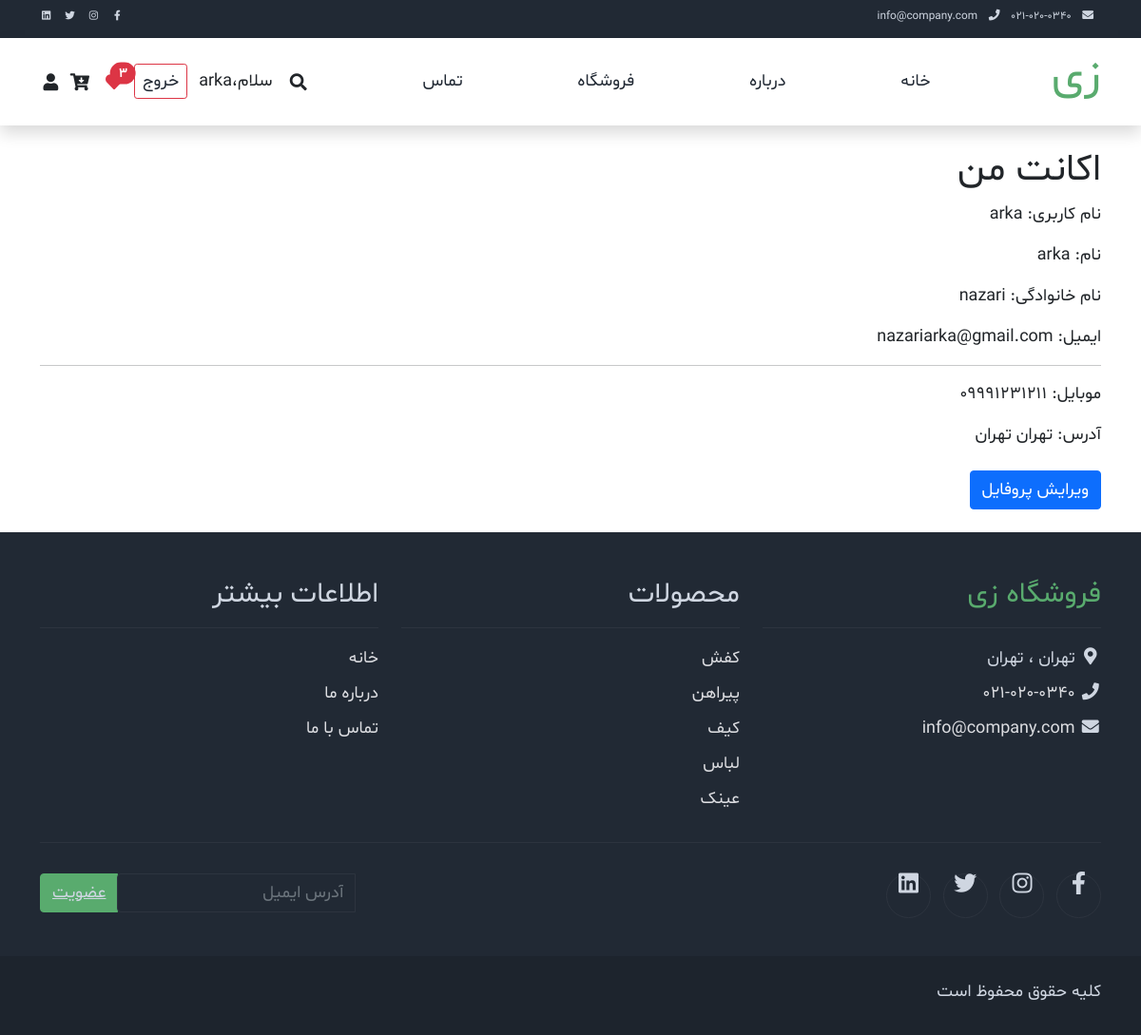
/accounts/profile/ (signed in), run on the app's committed database.
### accounts/models.py (models this page shows, shortened)
class Profile(models.Model):
    user=models.OneToOneField(User,on_delete=models.CASCADE)
    phone=models.CharField(max_length=20,blank=True)
    address=models.TextField(blank=True)
    favorites_products=models.ManyToManyField('shop.product',blank=True,related_name='favorited_by')

### shop/models.py (models this page shows, shortened)
class Category(models.Model):
    name=models.CharField(max_length=200)
    slug=models.SlugField(max_length=140,unique=True,blank=True)
    description=models.TextField(blank=True,null=True)
    created_at=models.DateTimeField(auto_now_add=True)
    updated_at = models.DateTimeField(auto_now=True)
    is_active= models.BooleanField(default=True)
    sort_order=models.PositiveIntegerField(default=0)
    image=models.ImageField(upload_to='categories/%Y/%m/%d/',blank=True,null=True)
    is_featured=models.BooleanField(default=False)

### accounts/views.py (the view)
# urls.py: path('profile/',views.profile_view,name='profile'),#www.ArkaMarket.com/accounts/profile/
def profile_view(request):
    if request.user.is_authenticated:
        profile, _ = Profile.objects.get_or_create(user=request.user)
        return render(request, "registration/profile.html", {"profile": profile})
    else:
        return redirect("accounts:login")

### shop/context_processors.py (called while the page is built)
def categories_processor(request):
    try:
        categories = Category.objects.all()
        return {
            'categories': categories
        }
    except Exception as e:
        print(f"Error in categories_processor : {e}")
        return {'categories':[]}

def brands_processor(request):
    try:
        brands=list(Brand.objects.all())
        all_brands=[brands[i:i+4]for i in range(0,len(brands),4)]
        return {
            'all_brands': all_brands
        }
    except Exception as e:
        print(f"Error in brands_processor : {e}")
        return {'brands':[]}

### templates/registration/profile.html (shortened to what this page needs)
{% extends 'base.html' %}
{% block content %}
<div class="container py-4">
    <h1> اکانت من</h1>
    <p>نام کاربری: {{ request.user.username }}</p>
    {% if request.user.first_name %}
        <p>نام: {{ request.user.first_name }}</p>
    {% endif %}
    {% if request.user.last_name %}
        <p>نام خانوادگی: {{ request.user.last_name }}</p>
    {% endif %}
    <p>ایمیل: {{ request.user.email }}</p>
    <hr>
    {% if profile.phone %}
    <p>موبایل: {{ profile.phone }}</p>
    {% endif %}
    {% if profile.address %}
    <p>آدرس: {{ profile.address }}</p>
    {% endif %}
    <a href="{% url 'accounts:profile_edit' %}" class="btn btn-primary mt-2">
        ویرایش پروفایل
    </a>
</div>
{% endblock %}

### templates/partials/_navbar.html (shortened to what this page needs)
{%load static %}
<head>
    <link rel="stylesheet" href="{%static 'css/bootstrap.min.css'%}">
    <link rel="stylesheet" href="{%static 'css/templatemo.css'%}">
    <link rel="stylesheet" href="{%static 'css/custom.css'%}">
    <link rel="stylesheet" href="{%static 'css/fontawesome.min.css'%}">
    <link rel="stylesheet" href="{%static 'css/fonts.css'%}">
    <nav class="navbar navbar-expand-lg bg-dark navbar-light d-none d-lg-block" id="templatemo_nav_top">
        <div class="container text-light">
            <div class="w-100 d-flex justify-content-between">
                <div>
                    <i class="fa fa-envelope mx-2"></i>
                    <a class="navbar-sm-brand text-light text-decoration-none" href="mailto:info@company.com">info@company.com</a>
                    <i class="fa fa-phone mx-2"></i>
                    <a class="navbar-sm-brand text-light text-decoration-none" href="tel:010-020-0340">021-020-0340</a>
                </div>
                <div>
                    <a class="text-light" href="https://fb.com/templatemo" target="_blank" rel="sponsored"><i class="fab fa-facebook-f fa-sm fa-fw me-2"></i></a>
                    <a class="text-light" href="https://www.instagram.com/" target="_blank"><i class="fab fa-instagram fa-sm fa-fw me-2"></i></a>
                    <a class="text-light" href="https://twitter.com/" target="_blank"><i class="fab fa-twitter fa-sm fa-fw me-2"></i></a>
                    <a class="text-light" href="https://www.linkedin.com/" target="_blank"><i class="fab fa-linkedin fa-sm fa-fw"></i></a>
                </div>
            </div>
        </div>
    </nav>
    <nav class="navbar navbar-expand-lg navbar-light shadow">
        <div class="container d-flex justify-content-between align-items-center">
            <a class="navbar-brand text-success logo h1 align-self-center" href="{%url 'index'%}">
                زی
            </a>
            <div class="align-self-center collapse navbar-collapse flex-fill  d-lg-flex justify-content-lg-between" id="templatemo_main_nav">
                <div class="flex-fill">
                    <ul class="nav navbar-nav d-flex justify-content-between mx-lg-auto">
                        <li class="nav-item">
                            <a class="nav-link" href="{%url 'index'%}">خانه</a>
                        </li>
                        <li class="nav-item">
                            <a class="nav-link" href="{%url 'about' %}">درباره</a>
                        </li>
                        <li class="nav-item">
                            <a class="nav-link" href="{%url 'shop:shop_home' %}">فروشگاه</a>
                        </li>
                        <li class="nav-item">
                            <a class="nav-link" href="{%url 'contact'%}">تماس</a>
                        </li>
                    </ul>
                </div>
                <div class="d-flex align-items-center">
                    <a class="nav-icon mx-2" href="#" data-bs-toggle="modal" data-bs-target="#templatemo_search">
                        <i class="fa fa-fw fa-search text-dark "></i>
                    </a>
                    {% if user.is_authenticated %}
                <span class="mx-2">سلام،{{ user.username }} </span>
                    <a href="{% url 'accounts:logout' %}" class="btn btn-outline-danger btn-sm mx-1">   خروج  </a>
                    {%else %}
                        <a href="{% url 'accounts:login' %}" class="btn btn-outline-primary btn-sm mx-1">ورود</a>
                        <a href="{% url 'accounts:register' %}" class="btn btn-primary btn-sm mx-1">ثبت نام</a>
                    {% endif %}
                <a href="{% url 'accounts:my_favorites' %}" class="position-relative mx-2 text-decoration-none">
                    {% if request.user.profile.favorites_products.count > 0 %}
                    <span class="position-absolute top-0 start-100 translate-middle badge rounded-pill bg-danger text-white">
                        {{ request.user.profile.favorites_products.count }}
                    </span>
                    {% endif %}
                </a>
                <a href="{% url 'cart:cart_detail' %}" class="mx-2">
                <i class="fa fa-fw fa-cart-arrow-down text-dark"></i>
                    </a>
                    <a class="nav-icon position-relative text-decoration-none" href="{% url 'accounts:profile' %}" class="mx-2">
                        <i class="fa fa-fw fa-user text-dark"></i>
                    </a>
                </div>
            </div>
        </div>
    </nav>
</head>

### templates/partials/_footer.html (shortened to what this page needs)
    <footer class="bg-dark" id="tempaltemo_footer">
        <div class="container">
            <div class="row">
                <div class="col-md-4 pt-5">
                    <h2 class="h2 text-success border-bottom pb-3 border-light logo">فروشگاه زی</h2>
                    <ul class="list-unstyled text-light footer-link-list padd-r-0">
                        <li>
                            <i class="fas fa-map-marker-alt fa-fw"></i>
                            تهران ، تهران
                        </li>
                        <li>
                            <i class="fa fa-phone fa-fw"></i>
                            <a class="text-decoration-none" href="tel:010-020-0340">021-020-0340</a>
                        </li>
                        <li>
                            <i class="fa fa-envelope fa-fw"></i>
                            <a class="text-decoration-none" href="mailto:info@company.com">info@company.com</a>
                        </li>
                    </ul>
                </div>
                <div class="col-md-4 pt-5">
                    <h2 class="h2 text-light border-bottom pb-3 border-light">محصولات</h2>
                    <ul class="list-unstyled text-light footer-link-list padd-r-0">
                        {% for category in categories %}
                        <li><a class="text-decoration-none" href="{% url 'shop:shop_by_category' category.slug %}">{{category.name}}</a></li>
                        {% endfor %}
                    </ul>
                </div>
                <div class="col-md-4 pt-5">
                    <h2 class="h2 text-light border-bottom pb-3 border-light">اطلاعات بیشتر</h2>
                    <ul class="list-unstyled text-light footer-link-list padd-r-0">
                        <li><a class="text-decoration-none" href="{% url 'index' %}">خانه</a></li>
                        <li><a class="text-decoration-none" href="{% url 'about' %}">درباره ما</a></li>
                        <li><a class="text-decoration-none" href="{% url 'contact' %}">تماس با ما</a></li>
                    </ul>
                </div>
            </div>
            <div class="row text-light mb-4">
                <div class="col-12 mb-3">
                    <div class="w-100 my-3 border-top border-light"></div>
                </div>
                <div class="col-auto me-auto">
                    <ul class="list-inline text-left footer-icons padd-r-0">
                        <li class="list-inline-item border border-light rounded-circle text-center">
                            <a class="text-light text-decoration-none" target="_blank" href="http://facebook.com/"><i class="fab fa-facebook-f fa-lg fa-fw"></i></a>
                        </li>
                        <li class="list-inline-item border border-light rounded-circle text-center">
                            <a class="text-light text-decoration-none" target="_blank" href="https://www.instagram.com/"><i class="fab fa-instagram fa-lg fa-fw"></i></a>
                        </li>
                        <li class="list-inline-item border border-light rounded-circle text-center">
                            <a class="text-light text-decoration-none" target="_blank" href="https://twitter.com/"><i class="fab fa-twitter fa-lg fa-fw"></i></a>
                        </li>
                        <li class="list-inline-item border border-light rounded-circle text-center">
                            <a class="text-light text-decoration-none" target="_blank" href="https://www.linkedin.com/"><i class="fab fa-linkedin fa-lg fa-fw"></i></a>
                        </li>
                    </ul>
                </div>
                <div class="col-auto">
                    <div class="input-group mb-2">
                        <input type="text" class="form-control bg-dark border-light" id="subscribeEmail" placeholder="آدرس ایمیل">
                        <a class="input-group-text btn-success text-light" href="{% url 'accounts:register' %}">عضویت</a>
                    </div>
                </div>
            </div>
        </div>
        <div class="w-100 bg-black py-3">
            <div class="container">
                <div class="row pt-2">
                    <div class="col-12">
                        <p class="text-left text-light">
                           کلیه حقوق محفوظ است
                        </p>
                    </div>
                </div>
            </div>
        </div>
    </footer>

### ArkaMarket/static/css/templatemo.css (style rules this page uses)
body, ul, li, p, a, label, input, div { font-family: shabnam; font-size: 18px !important; font-weight: 300 !important; }
.h1 { font-family: shabnam; font-size: 48px !important; font-weight: 200 !important; }
.h2 { font-family: shabnam; font-size: 30px !important; font-weight: 300; }
.logo { font-weight: 500 !important; }
.text-success { color: #59ab6e !important; }
.text-light { color: #cfd6e1 !important; }
.bg-dark { background-color: #212934 !important; }
.bg-black { background-color: #1d242d !important; }
.btn-success { background-color: #59ab6e !important; border-color: #56ae6c !important; }
#templatemo_nav_top { min-height: 40px; }
#templatemo_nav_top * { font-size: .9em !important; }
#templatemo_main_nav a { color: #212934; }
.form-control { border: 1px solid #e8e8e8; }
#tempaltemo_footer a { color: #dcdde1; }
#tempaltemo_footer ul.footer-link-list li { padding-top: 10px; }
#tempaltemo_footer ul.footer-icons li { width: 2.6em; height: 2.6em; line-height: 2.6em; }
#tempaltemo_footer .border-light { border-color: #2d343f !important;color: white; }
@media (min-width: 768px) { #templatemo_main_nav .navbar-nav { max-width: 450px; } }
@media (min-width: 992px) { #templatemo_main_nav .navbar-nav { max-width: 550px; } }
.padd-r-0 { padding-right: 0; }

### data on the page
Profile: phone "09991231211", address "تهران تهران"
Category: name "کفش"
Category: name "پیراهن"
Category: name "کیف"
Category: name "لباس"
Category: name "عینک"

### other printed values
{{ user.username }} "arka"
{{ request.user.profile.favorites_products.count }} "3"
{{ request.user.username }} "arka"
{{ request.user.first_name }} "arka"
{{ request.user.last_name }} "nazari"
{{ request.user.email }} "nazariarka@gmail.com"
